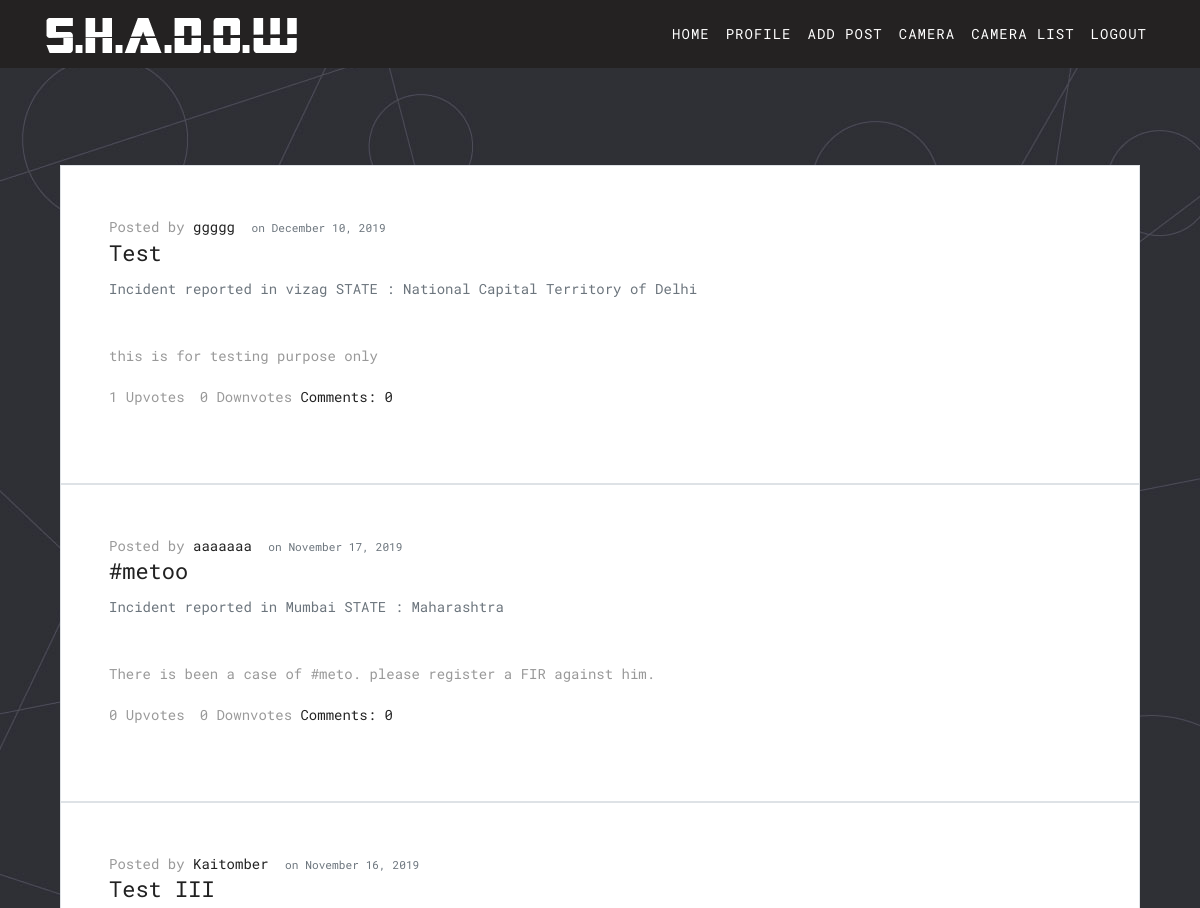
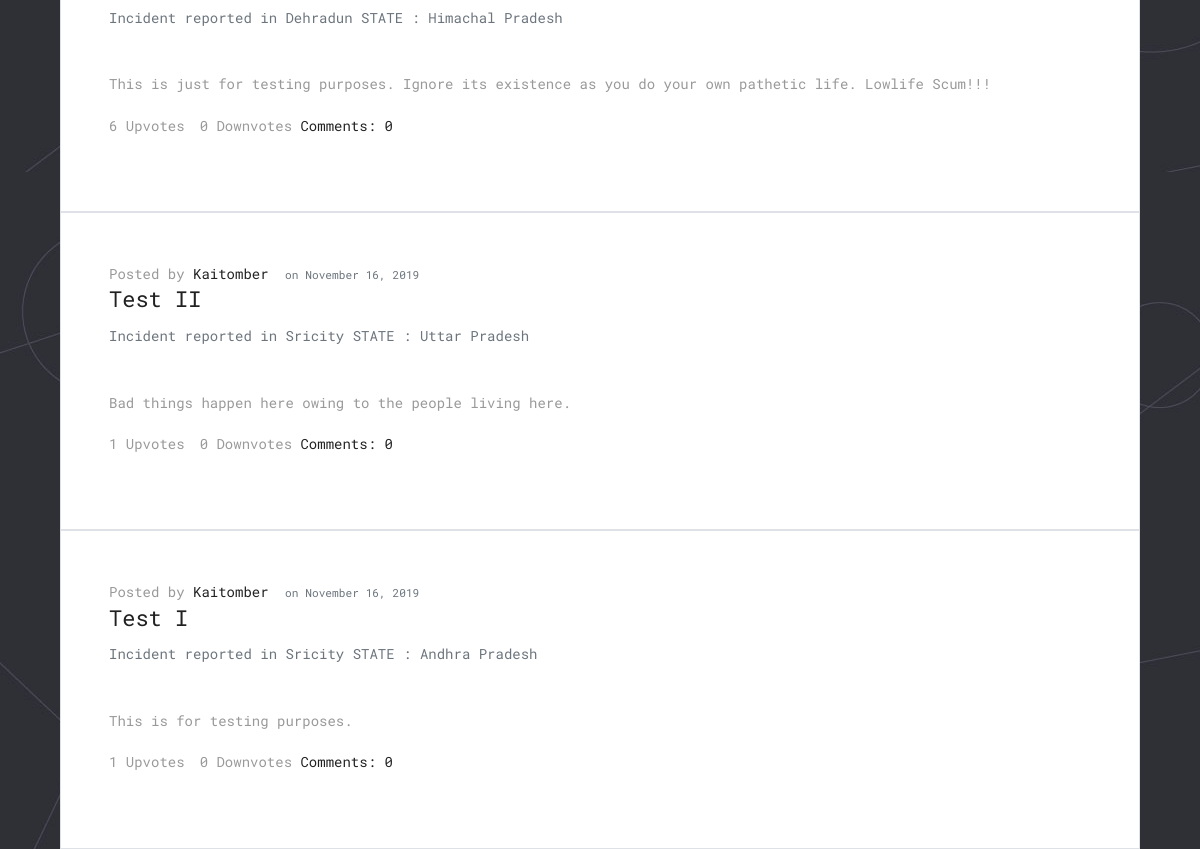
/blog/home/ (signed in), run on the app's committed database (2 pictures, top to bottom).
### blog/models.py (models this page shows, shortened)
class Post(models.Model):
    CRIMETYPE_CHOICES = (('White-Collar Crime','White-Collar Crime'),('Robbery','Robbery'),('Rape','Rape'),(' Murder',' Murder'),('Crimes Against Morality','Crimes Against Morality'),('Illegal goods','Illegal goods'))
    STATE_CHOICES = (("Select State","Select State"),("Andhra Pradesh","Andhra Pradesh"),("Arunachal Pradesh ","Arunachal Pradesh "),("Assam","Assam"),("Bihar","Bihar"),("Chhattisgarh","Chhattisgarh"),("Goa","Goa"),("Gujarat","Gujarat"),("Haryana","Haryana"),("Himachal Pradesh","Himachal Pradesh"),("Jammu and Kashmir ","Jammu and Kashmir "),("Jharkhand","Jharkhand"),("Karnataka","Karnataka"),("Kerala","Kerala"),("Madhya Pradesh","Madhya Pradesh"),("Maharashtra","Maharashtra"),("Manipur","Manipur"),("Meghalaya","Meghalaya"),("Mizoram","Mizoram"),("Nagaland","Nagaland"),("Odisha","Odisha"),("Punjab","Punjab"),("Rajasthan","Rajasthan"),("Sikkim","Sikkim"),("Tamil Nadu","Tamil Nadu"),("Telangana","Telangana"),("Tripura","Tripura"),("Uttar Pradesh","Uttar Pradesh"),("Uttarakhand","Uttarakhand"),("West Bengal","West Bengal"),("Andaman and Nicobar Islands","Andaman and Nicobar Islands"),("Chandigarh","Chandigarh"),("Dadra and Nagar Haveli","Dadra and Nagar Haveli"),("Daman and Diu","Daman and Diu"),("Lakshadweep","Lakshadweep"),("National Capital Territory of Delhi","National Capital Territory of Delhi"),("Puducherry","Puducherry"))
    title = models.CharField(max_length=100)
    crimetype = models.CharField(max_length=100, default='not provided', choices = CRIMETYPE_CHOICES)
    location = models.TextField(max_length=60)
    content = models.TextField(max_length=300)
    date_posted = models.DateTimeField(default=timezone.now)
    author = models.ForeignKey(User, on_delete=models.CASCADE)
    country = models.CharField(max_length=20, default="India")
    upvotes = models.ManyToManyField(User, related_name='upvotes', blank=True)
    downvotes = models.ManyToManyField(User, related_name='downvotes', blank=True)
    state = models.CharField(max_length=100, default='not provided', choices = STATE_CHOICES)
    city = models.CharField(max_length=20, default='not provided')
    pincode = models.CharField('Pincode', validators=[
                               MinLengthValidator(6)], max_length=6, default='not provided')
    photo1 = models.ImageField(upload_to='post_pics',
                               blank='True')
    photo2 = models.ImageField(upload_to='post_pics',
                               blank='True')
    photo3 = models.ImageField(upload_to='post_pics',
                               blank='True')
    photo4 = models.ImageField(upload_to='post_pics',
                               blank='True')
    def total_upvotes(self):
        return self.upvotes.count()
    def total_downvotes(self):
        return self.downvotes.count()

### blog/views.py (the view)
# urls.py: path('blog/home/', PostListView.as_view(), name='blog-home'),
class PostListView(ListView):
    model = Post
    template_name = 'blog/home.html'
    context_object_name = 'posts'
    ordering = ['-date_posted']

### blog/templates/blog/home.html (shortened to what this page needs)
{% load static %}
<!DOCTYPE html>
<html lang="en">
<link rel="stylesheet" href="{% static "css/bootstrap.min.css" %}">
<link rel="stylesheet" href="{% static "style.css" %}">
<link rel="stylesheet" href="{% static "css/responsive.css" %}">
<link rel="stylesheet" href="{% static "css/custom.css" %}">
</head>
<body id="page-top" class="politics_version">
	<div class="container">
		<nav class="navbar navbar-expand-lg navbar-dark fixed-top" id="mainNav" style="background-color: #242222">
			<div class="container">
				<a class="navbar-brand js-scroll-trigger" href="#page-top">
					<img class="img-fluid" src="{% static "images/test.png" %}" alt="" />
				</a>
				<div class="collapse navbar-collapse" id="navbarResponsive">
					<ul class="navbar-nav text-uppercase ml-auto">
						{% if user.is_authenticated %}
						<li class="nav-item">
							<a class="nav-link" href="{% url 'landing-page' %}">Home</a>
						</li>
						<li class="nav-item">
							<a class="nav-link" href="{% url 'profile' %}">Profile</a>
						</li>
						<li class="nav-item">
							<a class="nav-link" href="{% url 'post-create' %}">Add Post</a>
						</li>
						<li class="nav-item">
							<a class="nav-link" href="{% url 'register-camera' %}">Camera</a>
						</li>
						<li class="nav-item">
							<a class="nav-link" href="{% url 'cameraslist' %}">Camera List</a>
						</li>
						<li class="nav-item">
							<a class="nav-link" href="{% url 'logout' %}">Logout</a>
						</li>
						{% endif %}
					</ul>
				</div>
			</div>
		</nav>
		{% block content %}
		<div class="container" style="width:100%; margin-top:10em">
			{% if request.user.is_authenticated %}
			{% for post in posts %}
			<div class="media border p-5" style="background-color: white;">
				<article class="media content-section">
					<div class="media-body">
						<div class="article-metadata">Posted by
							<a class="mr-2" href="#"> {{ post.author }}</a>
							<small class="text-muted"> on {{ post.date_posted|date:"F d, Y"}}</small>
						</div>
						<h2><a class="article-title" href="{% url 'post-detail' post.id %}"> {{ post.title }}</a></h2>
						<p class="text-muted">Incident reported in {{ post.city }} STATE : {{ post.state }}</p><br>
						<p class="article-content">{{ post.content }}</p>
						<span style="float:left">{{post.total_upvotes}} Upvotes{{ total_upvotes|pluralize }}</span>
						<span style="float:left;margin-left: 15px;">{{post.total_downvotes}}
							Downvotes{{ total_downvotes|pluralize }}</span>
						<a href="{% url 'post-detail' pk=post.pk %}">&nbsp;Comments: {{ post.comments.count }}</a>
						<br><br>
					</div>
				</article>
			</div>
			{% endfor %}
			{% endif %}
			{% endblock content %}
		</div>
</body>
</html>

### blog/static/style.css (style rules this page uses)
body { color: #999999; font-size: 14px; font-family: 'Roboto Mono', monospace; line-height: 1.80857; }
html, body { height: 100%; }
a { color: #1f1f1f; text-decoration: none !important; outline: none !important; -webkit-transition: all .3s ease-in-out; -moz-transition: all .3s ease-in-out; -ms-transition: all .3s ease-in-out; -o-transition: all .3s ease-in-out; transition: all .3s ease-in-out; }
h1, h2, h3, h4, h5, h6 { letter-spacing: 0; font-weight: normal; position: relative; padding: 0 0 10px 0; font-weight: normal; line-height: 120% !important; color: #333333; margin: 0 }
h2 { font-size: 22px }
h1 a, h2 a, h3 a, h4 a, h5 a, h6 a { color: #212121; text-decoration: none!important; opacity: 1 }
a { color: #222222; text-decoration: none; outline: none; }
a, .btn { text-decoration: none !important; outline: none !important; -webkit-transition: all .3s ease-in-out; -moz-transition: all .3s ease-in-out; -ms-transition: all .3s ease-in-out; -o-transition: all .3s ease-in-out; transition: all .3s ease-in-out; }
ul, li, ol { margin: 0px; list-style: none; padding: 0px; }
.navbar-dark .navbar-nav .nav-link { color: #ffffff; letter-spacing: 1px; font-size: 14px; position: relative; }
.navbar-dark .navbar-nav .nav-link::after { content: ''; width: 0; height: 3px; background: #ffffff; position: absolute; bottom: 0; left: 0; right: 0; text-align: center; margin: 0 auto; border-radius: 0px; -webkit-transition: all .5s; transition: all .5s; z-index: -1; }

### data on the page
Post: author "ggggg", date_posted "December 10, 2019", title "Test", city "vizag", state "National Capital Territory of Delhi", content "this is for testing purpose only", total_upvotes "1", total_downvotes "0", comments.count "0"
Post: author "aaaaaaa", date_posted "November 17, 2019", title "#metoo", city "Mumbai", state "Maharashtra", content "There is been a case of #meto. please register a FIR against him.", total_upvotes "0", total_downvotes "0", comments.count "0"
Post: author "Kaitomber", date_posted "November 16, 2019", title "Test III", city "Dehradun", state "Himachal Pradesh", content "This is just for testing purposes. Ignore its existence as you do your own pathetic life. Lowlife Scum!!!", total_upvotes "6", total_downvotes "0", comments.count "0"
Post: author "Kaitomber", date_posted "November 16, 2019", title "Test II", city "Sricity", state "Uttar Pradesh", content "Bad things happen here owing to the people living here.", total_upvotes "1", total_downvotes "0", comments.count "0"
Post: author "Kaitomber", date_posted "November 16, 2019", title "Test I", city "Sricity", state "Andhra Pradesh", content "This is for testing purposes.", total_upvotes "1", total_downvotes "0", comments.count "0"
